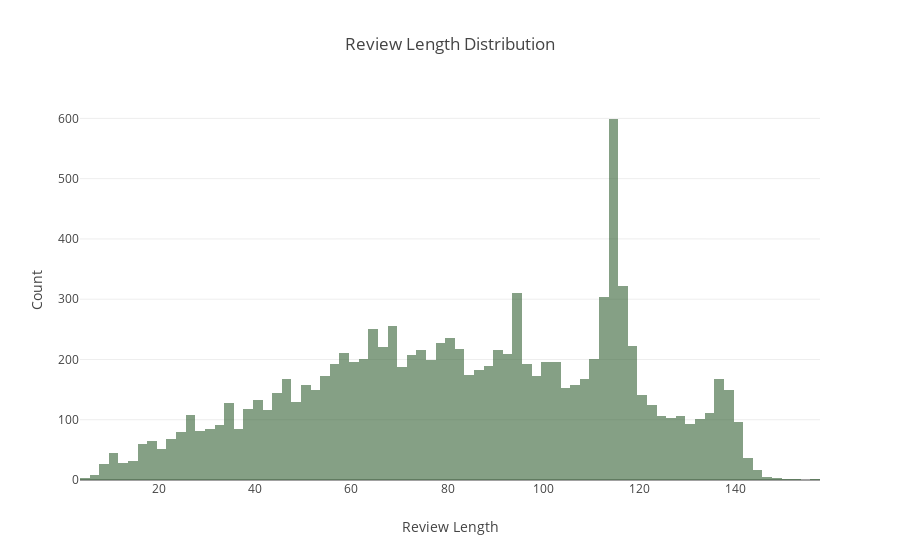

Notebook code cell kept with this figure:
### Markdown cell above
## Review length distribution

### Code cell
data = [go.Histogram(
        x = df.review_len,
        marker=dict(color='rgba(52, 98, 52, 0.6)')
)]

layout = go.Layout(
    title='Review Length Distribution',
    xaxis=dict(title='Review Length'),
    yaxis=dict(title='Count')
)

fig = go.Figure(data=data, layout=layout)

py.iplot(fig, filename='basic-hist')

### Figure 1 — Plotly figure (JSON) as saved in the notebook; plotly's stock layout.template omitted (floating-point values rounded to 4 significant figures; data arrays with more than 128 entries replaced by an {"elided": "..."} marker saying what was removed)
{"data": [{"marker": {"color": "rgba(52, 98, 52, 0.6)"}, "type": "histogram", "uid": "f8921203-8661-4e6f-902c-d477df894976", "x": {"elided": "10876 int values"}}], "layout": {"title": {"text": "Review Length Distribution"}, "xaxis": {"title": {"text": "Review Length"}}, "yaxis": {"title": {"text": "Count"}}}}
